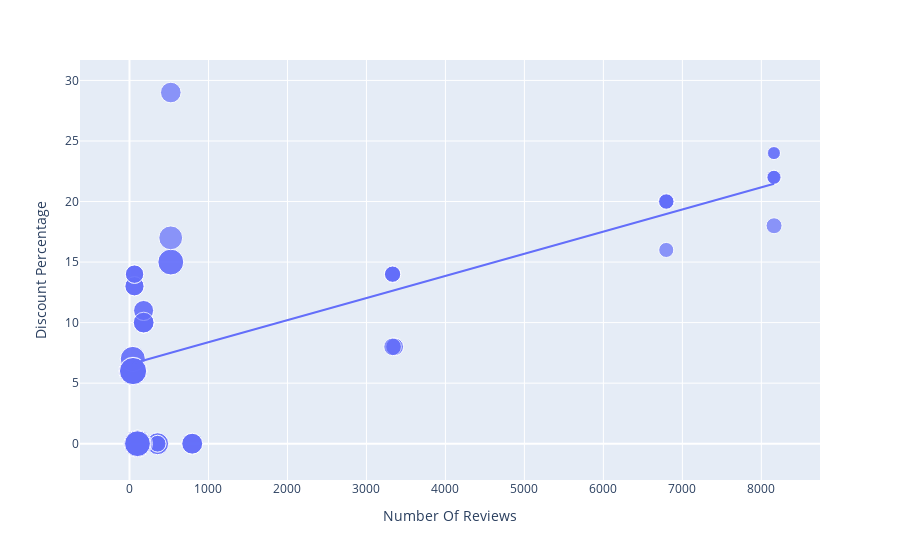

Notebook cell for this chart:
### Markdown cell above
WHAT IS THE RELATIONSHIP BETWEEN THE discount percentage  AND THE NUMBER OF TARINGS ON FLIPKART

### Code cell
figure = px.scatter(data_frame=df,x = "Number Of Reviews",y= "Discount Percentage",size="Sale Price",trendline="ols")
figure.show()

### Figure 1 — Plotly figure (JSON) as saved in the notebook; plotly's stock layout.template omitted (floating-point values rounded to 4 significant figures)
{"data": [{"hovertemplate": "Number Of Reviews=%{x}<br>Discount Percentage=%{y}<br>Sale Price=%{marker.size}<extra></extra>", "legendgroup": "", "marker": {"color": "#636efa", "size": [49900, 84900, 84900, 77000, 77000, 49900, 49900, 77000, 89900, 41999, 39999, 41999, 41999, 41999, 131900, 117100, 131900, 117100, 74999, 117900, 117100, 117900, 99900, 44999, 140900, 130900, 64900, 120900, 59900, 75900, 110900, 130900, 120900, 64900, 64900, 75900, 75900, 120900, 59900, 120900, 75900, 140900, 70900, 70900, 75900, 59900, 110900, 120900, 130900, 130900, 54999, 54999, 29999, 34999, 34999, 34999, 54999, 29999, 46999, 46999, 46999, 46999], "sizemode": "area", "sizeref": 352.2, "symbol": "circle"}, "mode": "markers", "name": "", "orientation": "v", "showlegend": false, "type": "scatter", "x": [356, 356, 356, 794, 794, 356, 356, 794, 149, 6796, 6796, 6804, 6796, 6796, 101, 101, 101, 101, 523, 523, 101, 523, 522, 8161, 42, 45, 64, 42, 64, 180, 42, 45, 45, 63, 63, 180, 180, 45, 64, 45, 178, 42, 180, 178, 180, 64, 42, 45, 45, 45, 3357, 3357, 8154, 8161, 8154, 8161, 3331, 8161, 3331, 3331, 3331, 3331], "xaxis": "x", "y": [0, 0, 0, 0, 0, 0, 0, 0, 0, 20, 16, 20, 20, 20, 0, 0, 0, 0, 29, 15, 0, 15, 17, 18, 6, 6, 13, 6, 14, 10, 7, 6, 6, 13, 13, 10, 10, 6, 14, 6, 10, 6, 11, 11, 10, 14, 7, 6, 6, 6, 8, 8, 24, 22, 22, 22, 8, 24, 14, 14, 14, 14], "yaxis": "y"}, {"hovertemplate": "<b>OLS trendline</b><br>Discount Percentage = 0.00182718 * Number Of Reviews + 6.55<br>R<sup>2</sup>=0.470427<br><br>Number Of Reviews=%{x}<br>Discount Percentage=%{y} <b>(trend)</b><extra></extra>", "legendgroup": "", "marker": {"color": "#636efa", "symbol": "circle"}, "mode": "lines", "name": "", "showlegend": false, "type": "scatter", "x": [42, 42, 42, 42, 42, 45, 45, 45, 45, 45, 45, 45, 45, 63, 63, 64, 64, 64, 64, 101, 101, 101, 101, 101, 149, 178, 178, 180, 180, 180, 180, 180, 356, 356, 356, 356, 356, 522, 523, 523, 523, 794, 794, 794, 3331, 3331, 3331, 3331, 3331, 3357, 3357, 6796, 6796, 6796, 6796, 6804, 8154, 8154, 8161, 8161, 8161, 8161], "xaxis": "x", "y": [6.627, 6.627, 6.627, 6.627, 6.627, 6.632, 6.632, 6.632, 6.632, 6.632, 6.632, 6.632, 6.632, 6.665, 6.665, 6.667, 6.667, 6.667, 6.667, 6.735, 6.735, 6.735, 6.735, 6.735, 6.822, 6.875, 6.875, 6.879, 6.879, 6.879, 6.879, 6.879, 7.2, 7.2, 7.2, 7.2, 7.2, 7.504, 7.506, 7.506, 7.506, 8.001, 8.001, 8.001, 12.64, 12.64, 12.64, 12.64, 12.64, 12.68, 12.68, 18.97, 18.97, 18.97, 18.97, 18.98, 21.45, 21.45, 21.46, 21.46, 21.46, 21.46], "yaxis": "y"}], "layout": {"legend": {"itemsizing": "constant", "tracegroupgap": 0}, "margin": {"t": 60}, "xaxis": {"anchor": "y", "domain": [0, 1], "title": {"text": "Number Of Reviews"}}, "yaxis": {"anchor": "x", "domain": [0, 1], "title": {"text": "Discount Percentage"}}}}
